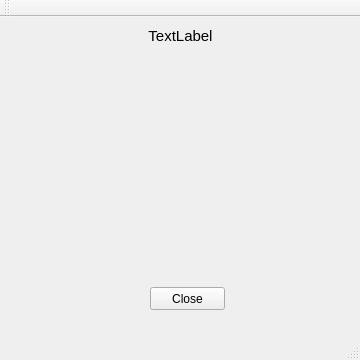
<?xml version="1.0" encoding="UTF-8"?>
<ui version="4.0">
 <class>MainWindow</class>
 <widget class="QMainWindow" name="MainWindow">
  <property name="geometry">
   <rect>
    <x>0</x>
    <y>0</y>
    <width>360</width>
    <height>360</height>
   </rect>
  </property>
  <property name="windowTitle">
   <string>MainWindow</string>
  </property>
  <widget class="QWidget" name="centralWidget">
   <widget class="QLabel" name="title">
    <property name="geometry">
     <rect>
      <x>120</x>
      <y>0</y>
      <width>121</width>
      <height>71</height>
     </rect>
    </property>
    <property name="font">
     <font>
      <family>Times New Roman</family>
      <pointsize>26</pointsize>
      <weight>75</weight>
      <bold>true</bold>
     </font>
    </property>
    <property name="styleSheet">
     <string notr="true">color: rgb(0, 0, 0);</string>
    </property>
    <property name="text">
     <string>Quarry</string>
    </property>
   </widget>
   <widget class="QPushButton" name="playBtn">
    <property name="geometry">
     <rect>
      <x>90</x>
      <y>70</y>
      <width>171</width>
      <height>31</height>
     </rect>
    </property>
    <property name="font">
     <font>
      <pointsize>11</pointsize>
     </font>
    </property>
    <property name="text">
     <string>Duel</string>
    </property>
   </widget>
   <widget class="QPushButton" name="opttionsBtn">
    <property name="geometry">
     <rect>
      <x>90</x>
      <y>190</y>
      <width>171</width>
      <height>31</height>
     </rect>
    </property>
    <property name="font">
     <font>
      <pointsize>11</pointsize>
     </font>
    </property>
    <property name="text">
     <string>Options</string>
    </property>
   </widget>
   <widget class="QPushButton" name="playBtn_2">
    <property name="geometry">
     <rect>
      <x>90</x>
      <y>110</y>
      <width>171</width>
      <height>31</height>
     </rect>
    </property>
    <property name="font">
     <font>
      <pointsize>11</pointsize>
     </font>
    </property>
    <property name="text">
     <string>Solitary</string>
    </property>
   </widget>
   <widget class="QPushButton" name="playBtn_3">
    <property name="geometry">
     <rect>
      <x>90</x>
      <y>150</y>
      <width>171</width>
      <height>31</height>
     </rect>
    </property>
    <property name="font">
     <font>
      <pointsize>11</pointsize>
     </font>
    </property>
    <property name="text">
     <string>Against The Machine</string>
    </property>
   </widget>
   <widget class="QFrame" name="options">
    <property name="geometry">
     <rect>
      <x>400</x>
      <y>0</y>
      <width>371</width>
      <height>541</height>
     </rect>
    </property>
    <property name="autoFillBackground">
     <bool>true</bool>
    </property>
    <property name="frameShape">
     <enum>QFrame::StyledPanel</enum>
    </property>
    <property name="frameShadow">
     <enum>QFrame::Raised</enum>
    </property>
    <widget class="QWidget" name="widget" native="true">
     <property name="geometry">
      <rect>
       <x>10</x>
       <y>20</y>
       <width>221</width>
       <height>71</height>
      </rect>
     </property>
     <widget class="QLabel" name="label_12">
      <property name="geometry">
       <rect>
        <x>70</x>
        <y>20</y>
        <width>21</width>
        <height>16</height>
       </rect>
      </property>
      <property name="text">
       <string>Less</string>
      </property>
     </widget>
     <widget class="QLabel" name="label_11">
      <property name="geometry">
       <rect>
        <x>180</x>
        <y>20</y>
        <width>46</width>
        <height>13</height>
       </rect>
      </property>
      <property name="text">
       <string>More</string>
      </property>
     </widget>
     <widget class="QLabel" name="label_9">
      <property name="geometry">
       <rect>
        <x>120</x>
        <y>20</y>
        <width>41</width>
        <height>16</height>
       </rect>
      </property>
      <property name="text">
       <string>Normal</string>
      </property>
     </widget>
     <widget class="QSlider" name="jokerProb">
      <property name="geometry">
       <rect>
        <x>10</x>
        <y>40</y>
        <width>189</width>
        <height>24</height>
       </rect>
      </property>
      <property name="maximum">
       <number>3</number>
      </property>
      <property name="pageStep">
       <number>0</number>
      </property>
      <property name="value">
       <number>2</number>
      </property>
      <property name="orientation">
       <enum>Qt::Horizontal</enum>
      </property>
      <property name="tickPosition">
       <enum>QSlider::TicksAbove</enum>
      </property>
     </widget>
     <widget class="QLabel" name="label_10">
      <property name="geometry">
       <rect>
        <x>0</x>
        <y>20</y>
        <width>41</width>
        <height>20</height>
       </rect>
      </property>
      <property name="maximumSize">
       <size>
        <width>16777215</width>
        <height>20</height>
       </size>
      </property>
      <property name="text">
       <string>Without</string>
      </property>
     </widget>
     <widget class="QLabel" name="label_13">
      <property name="geometry">
       <rect>
        <x>0</x>
        <y>0</y>
        <width>46</width>
        <height>13</height>
       </rect>
      </property>
      <property name="text">
       <string>Joker</string>
      </property>
     </widget>
    </widget>
    <widget class="QWidget" name="widget_2" native="true">
     <property name="geometry">
      <rect>
       <x>10</x>
       <y>100</y>
       <width>221</width>
       <height>71</height>
      </rect>
     </property>
     <widget class="QLabel" name="label_14">
      <property name="geometry">
       <rect>
        <x>70</x>
        <y>20</y>
        <width>21</width>
        <height>16</height>
       </rect>
      </property>
      <property name="text">
       <string>Less</string>
      </property>
     </widget>
     <widget class="QLabel" name="label_15">
      <property name="geometry">
       <rect>
        <x>180</x>
        <y>20</y>
        <width>46</width>
        <height>13</height>
       </rect>
      </property>
      <property name="text">
       <string>More</string>
      </property>
     </widget>
     <widget class="QLabel" name="label_16">
      <property name="geometry">
       <rect>
        <x>120</x>
        <y>20</y>
        <width>41</width>
        <height>16</height>
       </rect>
      </property>
      <property name="text">
       <string>Normal</string>
      </property>
     </widget>
     <widget class="QSlider" name="kameleonProb">
      <property name="geometry">
       <rect>
        <x>10</x>
        <y>40</y>
        <width>189</width>
        <height>24</height>
       </rect>
      </property>
      <property name="maximum">
       <number>3</number>
      </property>
      <property name="pageStep">
       <number>3</number>
      </property>
      <property name="value">
       <number>2</number>
      </property>
      <property name="orientation">
       <enum>Qt::Horizontal</enum>
      </property>
      <property name="tickPosition">
       <enum>QSlider::TicksAbove</enum>
      </property>
     </widget>
     <widget class="QLabel" name="label_17">
      <property name="geometry">
       <rect>
        <x>0</x>
        <y>20</y>
        <width>41</width>
        <height>20</height>
       </rect>
      </property>
      <property name="maximumSize">
       <size>
        <width>16777215</width>
        <height>20</height>
       </size>
      </property>
      <property name="text">
       <string>Without</string>
      </property>
     </widget>
     <widget class="QLabel" name="label_18">
      <property name="geometry">
       <rect>
        <x>0</x>
        <y>0</y>
        <width>46</width>
        <height>13</height>
       </rect>
      </property>
      <property name="text">
       <string>Cameleon</string>
      </property>
     </widget>
    </widget>
    <widget class="QWidget" name="widget_3" native="true">
     <property name="geometry">
      <rect>
       <x>10</x>
       <y>180</y>
       <width>221</width>
       <height>71</height>
      </rect>
     </property>
     <widget class="QLabel" name="label_19">
      <property name="geometry">
       <rect>
        <x>70</x>
        <y>20</y>
        <width>21</width>
        <height>16</height>
       </rect>
      </property>
      <property name="text">
       <string>Less</string>
      </property>
     </widget>
     <widget class="QLabel" name="label_20">
      <property name="geometry">
       <rect>
        <x>180</x>
        <y>20</y>
        <width>46</width>
        <height>13</height>
       </rect>
      </property>
      <property name="text">
       <string>More</string>
      </property>
     </widget>
     <widget class="QLabel" name="label_21">
      <property name="geometry">
       <rect>
        <x>120</x>
        <y>20</y>
        <width>41</width>
        <height>16</height>
       </rect>
      </property>
      <property name="text">
       <string>Normal</string>
      </property>
     </widget>
     <widget class="QSlider" name="kelpsydraProb">
      <property name="geometry">
       <rect>
        <x>10</x>
        <y>40</y>
        <width>189</width>
        <height>24</height>
       </rect>
      </property>
      <property name="maximum">
       <number>3</number>
      </property>
      <property name="pageStep">
       <number>3</number>
      </property>
      <property name="value">
       <number>2</number>
      </property>
      <property name="orientation">
       <enum>Qt::Horizontal</enum>
      </property>
      <property name="tickPosition">
       <enum>QSlider::TicksAbove</enum>
      </property>
     </widget>
     <widget class="QLabel" name="label_22">
      <property name="geometry">
       <rect>
        <x>0</x>
        <y>20</y>
        <width>41</width>
        <height>20</height>
       </rect>
      </property>
      <property name="maximumSize">
       <size>
        <width>16777215</width>
        <height>20</height>
       </size>
      </property>
      <property name="text">
       <string>Without</string>
      </property>
     </widget>
     <widget class="QLabel" name="label_23">
      <property name="geometry">
       <rect>
        <x>0</x>
        <y>0</y>
        <width>46</width>
        <height>13</height>
       </rect>
      </property>
      <property name="text">
       <string>Fragile</string>
      </property>
     </widget>
    </widget>
    <widget class="QPushButton" name="pushButton">
     <property name="geometry">
      <rect>
       <x>70</x>
       <y>500</y>
       <width>75</width>
       <height>23</height>
      </rect>
     </property>
     <property name="text">
      <string>Close</string>
     </property>
    </widget>
    <widget class="QWidget" name="widget_4" native="true">
     <property name="geometry">
      <rect>
       <x>10</x>
       <y>260</y>
       <width>221</width>
       <height>71</height>
      </rect>
     </property>
     <widget class="QLabel" name="label_25">
      <property name="geometry">
       <rect>
        <x>190</x>
        <y>20</y>
        <width>21</width>
        <height>16</height>
       </rect>
      </property>
      <property name="text">
       <string>AI</string>
      </property>
     </widget>
     <widget class="QSlider" name="computerCh">
      <property name="geometry">
       <rect>
        <x>10</x>
        <y>40</y>
        <width>189</width>
        <height>24</height>
       </rect>
      </property>
      <property name="maximum">
       <number>1</number>
      </property>
      <property name="pageStep">
       <number>3</number>
      </property>
      <property name="value">
       <number>1</number>
      </property>
      <property name="orientation">
       <enum>Qt::Horizontal</enum>
      </property>
      <property name="tickPosition">
       <enum>QSlider::TicksAbove</enum>
      </property>
     </widget>
     <widget class="QLabel" name="label_27">
      <property name="geometry">
       <rect>
        <x>0</x>
        <y>20</y>
        <width>41</width>
        <height>20</height>
       </rect>
      </property>
      <property name="maximumSize">
       <size>
        <width>16777215</width>
        <height>20</height>
       </size>
      </property>
      <property name="text">
       <string>Monkey</string>
      </property>
     </widget>
     <widget class="QLabel" name="label_28">
      <property name="geometry">
       <rect>
        <x>0</x>
        <y>0</y>
        <width>46</width>
        <height>13</height>
       </rect>
      </property>
      <property name="text">
       <string>Computer</string>
      </property>
     </widget>
    </widget>
    <widget class="QWidget" name="widget_5" native="true">
     <property name="geometry">
      <rect>
       <x>10</x>
       <y>340</y>
       <width>221</width>
       <height>71</height>
      </rect>
     </property>
     <widget class="QLabel" name="label_26">
      <property name="geometry">
       <rect>
        <x>190</x>
        <y>20</y>
        <width>21</width>
        <height>16</height>
       </rect>
      </property>
      <property name="text">
       <string>10</string>
      </property>
     </widget>
     <widget class="QSlider" name="boardSlider">
      <property name="geometry">
       <rect>
        <x>10</x>
        <y>40</y>
        <width>189</width>
        <height>24</height>
       </rect>
      </property>
      <property name="minimum">
       <number>3</number>
      </property>
      <property name="maximum">
       <number>10</number>
      </property>
      <property name="pageStep">
       <number>0</number>
      </property>
      <property name="value">
       <number>5</number>
      </property>
      <property name="orientation">
       <enum>Qt::Horizontal</enum>
      </property>
      <property name="tickPosition">
       <enum>QSlider::TicksAbove</enum>
      </property>
     </widget>
     <widget class="QLabel" name="label_29">
      <property name="geometry">
       <rect>
        <x>10</x>
        <y>20</y>
        <width>16</width>
        <height>20</height>
       </rect>
      </property>
      <property name="maximumSize">
       <size>
        <width>16777215</width>
        <height>20</height>
       </size>
      </property>
      <property name="text">
       <string>3</string>
      </property>
     </widget>
     <widget class="QLabel" name="label_30">
      <property name="geometry">
       <rect>
        <x>0</x>
        <y>0</y>
        <width>61</width>
        <height>16</height>
       </rect>
      </property>
      <property name="text">
       <string>Board Size</string>
      </property>
     </widget>
    </widget>
    <widget class="QWidget" name="widget_6" native="true">
     <property name="geometry">
      <rect>
       <x>10</x>
       <y>420</y>
       <width>221</width>
       <height>71</height>
      </rect>
     </property>
     <widget class="QLabel" name="label_31">
      <property name="geometry">
       <rect>
        <x>190</x>
        <y>20</y>
        <width>21</width>
        <height>16</height>
       </rect>
      </property>
      <property name="text">
       <string>6</string>
      </property>
     </widget>
     <widget class="QSlider" name="colorsSlider">
      <property name="geometry">
       <rect>
        <x>10</x>
        <y>40</y>
        <width>189</width>
        <height>24</height>
       </rect>
      </property>
      <property name="minimum">
       <number>2</number>
      </property>
      <property name="maximum">
       <number>6</number>
      </property>
      <property name="pageStep">
       <number>0</number>
      </property>
      <property name="value">
       <number>5</number>
      </property>
      <property name="orientation">
       <enum>Qt::Horizontal</enum>
      </property>
      <property name="tickPosition">
       <enum>QSlider::TicksAbove</enum>
      </property>
     </widget>
     <widget class="QLabel" name="label_32">
      <property name="geometry">
       <rect>
        <x>10</x>
        <y>20</y>
        <width>16</width>
        <height>20</height>
       </rect>
      </property>
      <property name="maximumSize">
       <size>
        <width>16777215</width>
        <height>20</height>
       </size>
      </property>
      <property name="text">
       <string>2</string>
      </property>
     </widget>
     <widget class="QLabel" name="label_33">
      <property name="geometry">
       <rect>
        <x>0</x>
        <y>0</y>
        <width>46</width>
        <height>13</height>
       </rect>
      </property>
      <property name="text">
       <string>Colours</string>
      </property>
     </widget>
    </widget>
   </widget>
   <widget class="QPushButton" name="highscores">
    <property name="geometry">
     <rect>
      <x>90</x>
      <y>230</y>
      <width>171</width>
      <height>31</height>
     </rect>
    </property>
    <property name="font">
     <font>
      <pointsize>11</pointsize>
     </font>
    </property>
    <property name="text">
     <string>Highscores</string>
    </property>
   </widget>
   <widget class="QPushButton" name="closeHigh">
    <property name="geometry">
     <rect>
      <x>150</x>
      <y>270</y>
      <width>75</width>
      <height>23</height>
     </rect>
    </property>
    <property name="text">
     <string>Close</string>
    </property>
   </widget>
   <widget class="QLabel" name="highScoresLabel">
    <property name="geometry">
     <rect>
      <x>0</x>
      <y>10</y>
      <width>361</width>
      <height>291</height>
     </rect>
    </property>
    <property name="font">
     <font>
      <pointsize>11</pointsize>
     </font>
    </property>
    <property name="autoFillBackground">
     <bool>true</bool>
    </property>
    <property name="text">
     <string>TextLabel</string>
    </property>
    <property name="alignment">
     <set>Qt::AlignHCenter|Qt::AlignTop</set>
    </property>
   </widget>
   <zorder>title</zorder>
   <zorder>playBtn</zorder>
   <zorder>opttionsBtn</zorder>
   <zorder>playBtn_2</zorder>
   <zorder>playBtn_3</zorder>
   <zorder>options</zorder>
   <zorder>highscores</zorder>
   <zorder>highScoresLabel</zorder>
   <zorder>closeHigh</zorder>
  </widget>
  <widget class="QMenuBar" name="menuBar">
   <property name="geometry">
    <rect>
     <x>0</x>
     <y>0</y>
     <width>360</width>
     <height>21</height>
    </rect>
   </property>
   <property name="font">
    <font>
     <pointsize>9</pointsize>
    </font>
   </property>
  </widget>
  <widget class="QToolBar" name="mainToolBar">
   <property name="font">
    <font>
     <pointsize>8</pointsize>
    </font>
   </property>
   <attribute name="toolBarArea">
    <enum>TopToolBarArea</enum>
   </attribute>
   <attribute name="toolBarBreak">
    <bool>false</bool>
   </attribute>
  </widget>
  <widget class="QStatusBar" name="statusBar"/>
 </widget>
 <layoutdefault spacing="6" margin="11"/>
 <resources/>
 <connections/>
</ui>
